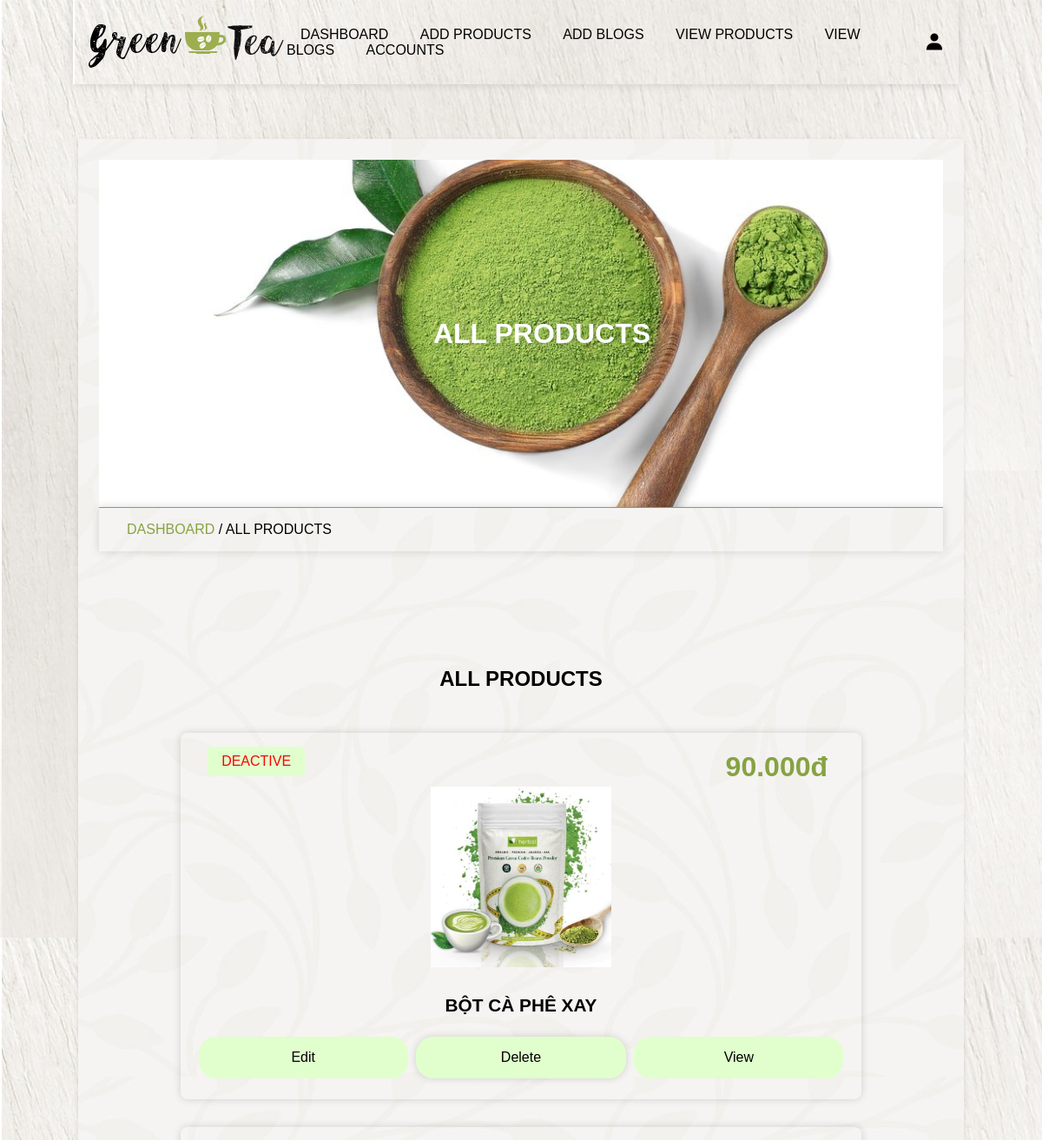
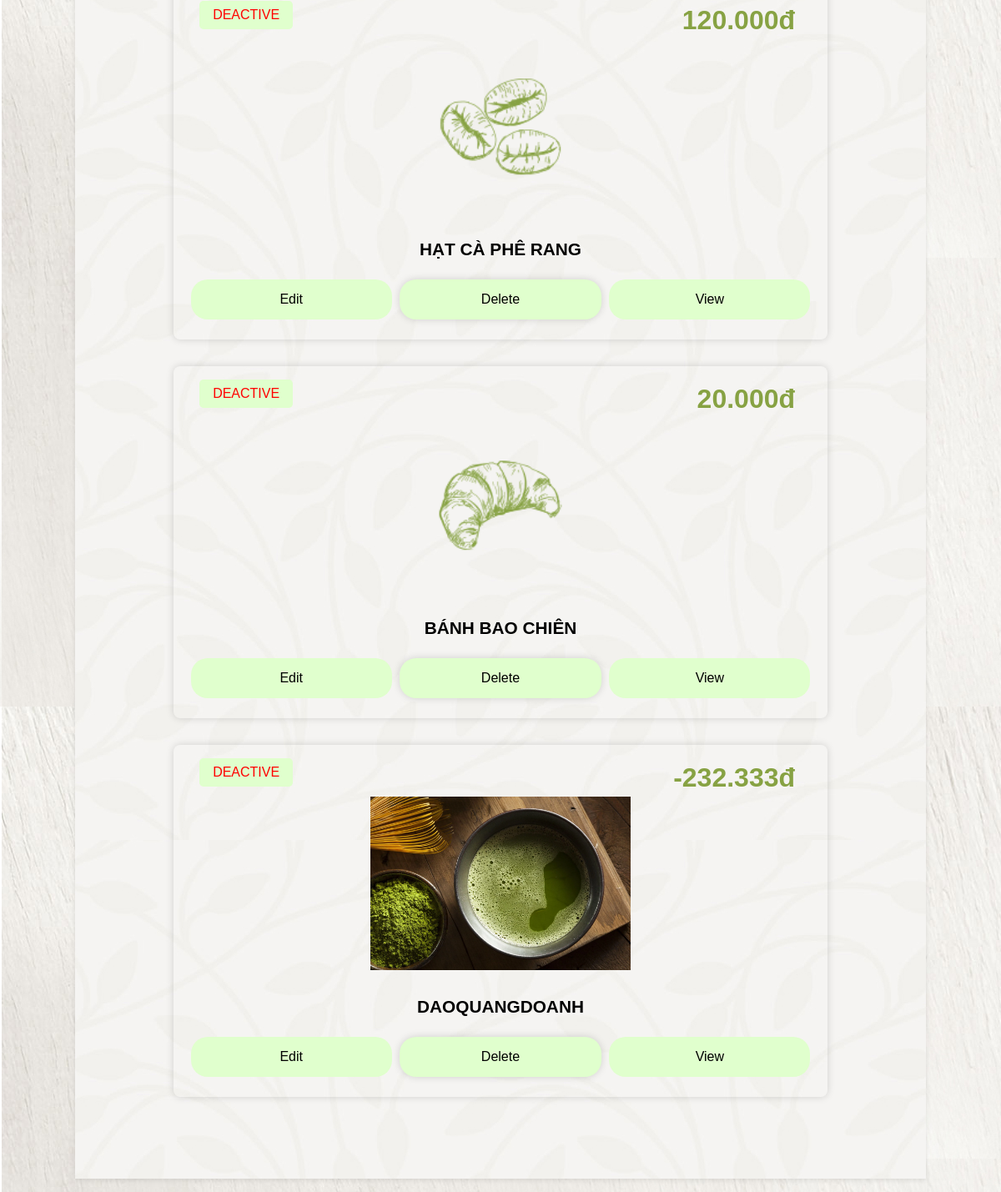
The page /admin_view_unproduct.php (signed in) on the database its author committed (2 pictures, top to bottom).
### tables this page shows
CREATE TABLE `products` (
  `id` varchar(20) NOT NULL,
  `name` varchar(250) NOT NULL,
  `price` int(50) NOT NULL,
  `image` varchar(255) NOT NULL,
  `product_detail` varchar(1000) NOT NULL,
  `status` varchar(100) NOT NULL
);

### admin_view_unproduct.php (the view, shortened to what this page needs)
<?php
include 'connect.php';
?>
<!DOCTYPE html>
<html lang="en">
<head>
<link href='https://unpkg.com/boxicons@2.1.4/css/boxicons.min.css' rel='stylesheet'>
<link rel ="stylesheet" type = "text/css" href="backend.css?v=<?php echo time(); ?>">
</head>
<body>
    <?php include 'admin_header.php'; ?>
    <div class = "main">
        <div class = "banner">
            <h1>all products</h1>
        </div>
        <div class = "title2">
            <a href="dashboard.php">dashboard</a><span> / all products</span>
        </div>
        <section class = "show-post">
            <h1 class = "heading">all products</h1>
            <div class = "box-container">
                <?php
                   $select_products = $conn->prepare("select * from `products` where status = ? ");
                   $status_products = 'deactive';
                   $select_products->execute([$status_products]);
                    if($select_products->rowCount() > 0){
                        while($fetch_products = $select_products->fetch(PDO::FETCH_ASSOC)){
                ?>
                <form action="" method = "post" class = "box">
                    <?php if($fetch_products['image'] != ''){?>
                        <img src="img/<?= $fetch_products['image']; ?>" alt="" class = "image">
                    <?php } ?>
                    <div class = "status" style="color: <?php if($fetch_products['status']=='active'){echo "green";}else{echo "red";} ?>;"><?= $fetch_products['status']; ?></div>
                    <div class="price"><?= number_format($fetch_products['price'], 0, ',', '.'); ?>đ</div>
                    <div class = "title"><?= $fetch_products['name']; ?></div>
                    <div class="flex-btn">
                        <a href="edit_product.php?id=<?= $fetch_products['id']; ?>" class = "btn">edit</a>
                        <button type = "submit" name ="delete" class="btn" onclick="return confirm('delete this product');">delete</button>
                        <a href="read_product.php?post_id=<?=$fetch_products['id']; ?>" class = "btn">view</a>
                    </div>
                </form>
                <?php
                        }
                    }else{
                        echo '<div class = "empty">
                                <p>no product added yet! <br> <a href="add_products.php" style ="margin-top: 1.5rem;" class = "btn">add product</a></p>
                            </div>';
                    }
                ?>
            </div>
        </section>
    </div>
</body>
</html>

### backend.css (style rules this page uses)
* { margin: 0; padding: 0; box-sizing: border-box; }
:root { --green: #87a243; --light-green: #e0ffcd; --box-shadow: 0 0 10px rgba(0 0 0/15%); }
html { font-size: 16px; -ms-overflow-style: scrollbar; -webkkit-tap-highlight-color: transparent; font-family: sans-serif; --ms-text-size-adjust: 100%; -webkit-text-size-djust: 100%; }
body { background-image: url('img/body-bg.jpg'); width: 100%; }
.main { width: 85vw; background: url('img/bg.jpg'); box-shadow: 0 2px 6px 0 rgb(0 0 0 / 10%); margin: 1rem auto; margin-top: 10rem; padding: 2%; }
a { text-decoration: none; }
.btn { line-height: 2; background-color: var(--light-green); padding: 5px 35px; display: inline-block; border-radius: 20px; color: #000; text-transform: capitalize; font-family: inherit; font-size: 16px; cursor: pointer; user-select: none; position: relative; overflow: hidden; vertical-align: middle; transition: color 0.3s ease; z-index: 2; }
.btn::before { position: absolute; content: ''; left: 0; top: 0; background: var(--green); color: #fff; height: 100%; width: 0; z-index: -1; transition: width .3s ease; }
input, textarea, select, button { background: transparent; border-radius: 20px; border: none; outline: none; padding: 1rem; margin: .1rem 0; width: 100%; box-shadow: var(--box-shadow); font-size: 20px; background-color: #fff; }
.box-container { display: grid; grid-template-columns: repeat(auto-fit, minmax(30rem, 1fr)); align-items: center; justify-content: center; }
.box-container .box { margin: 1rem; }
.heading { text-align: center; text-transform: uppercase; padding: 1rem; margin-bottom: 1rem; }
section, .post-editor { width: 75 vw; min-height: 100vh; border-radius: 10px; padding: 4%; margin: 8% 4%; margin-bottom: 2%; }
.flex-btn { display: flex; justify-content: space-evenly }
.flex-btn .btn { margin: .5rem; }
.banner { background-image: url('img/banner.jpg'); background-size: cover; background-position: center; background-color: var(--green); width: 100%; height: 50vh; text-align: center; display: flex; justify-content: center; align-items: center; }
.banner h1 { text-transform: uppercase; color: #fff; margin-left: 3rem; }
.title2 { border-top: 1px solid var(--green); padding: 1rem 2rem; text-transform: uppercase; box-shadow: var(--box-shadow); }
.title2 a { color: var(--green); }
.show-post .box-container .box { position: relative; margin: 1rem; min-height: 20vh; box-shadow: var(--box-shadow); padding: 1rem; border-radius: .5rem; }
.show-post .box-container .box .image { width: 100%; height: 15rem; object-fit: contain; padding: 1rem; margin: 1rem 0; margin-top: 30px; }
.show-post .box-container .box .status { position: absolute; left: 4%; text-transform: uppercase; font-size: 1rem; margin-bottom: 1rem; padding: .5rem 1rem; border-radius: .3rem; display: inline-block; margin-bottom: 1rem; background: var(--light-green); }
.show-post .box-container .box .price { position: absolute; right: 5%; top: 5%; font-size: 2rem; font-weight: bold; color: var(--green); }
.show-post .box-container .box .title { font-size: 1.3rem; text-transform: uppercase; font-weight: bold; margin-bottom: 1rem; text-align: center; }
.show-post .box-container .box .flex-btn .btn { width: 33%; padding: .5rem 1rem; margin-left: .3rem; margin-right: .3rem; text-align: center; }
button { padding: 10px; background-color: var(--green); color: white; border: none; border-radius: 5px; margin: 5px; }

### rows shown on the page
products: image (picture), status "DEACTIVE", price "90.000", name "BỘT CÀ PHÊ XAY"
products: image (picture), status "DEACTIVE", price "120.000", name "HẠT CÀ PHÊ RANG"
products: image (picture), status "DEACTIVE", price "20.000", name "BÁNH BAO CHIÊN"
products: image (picture), status "DEACTIVE", price "-232.333", name "DAOQUANGDOANH"
